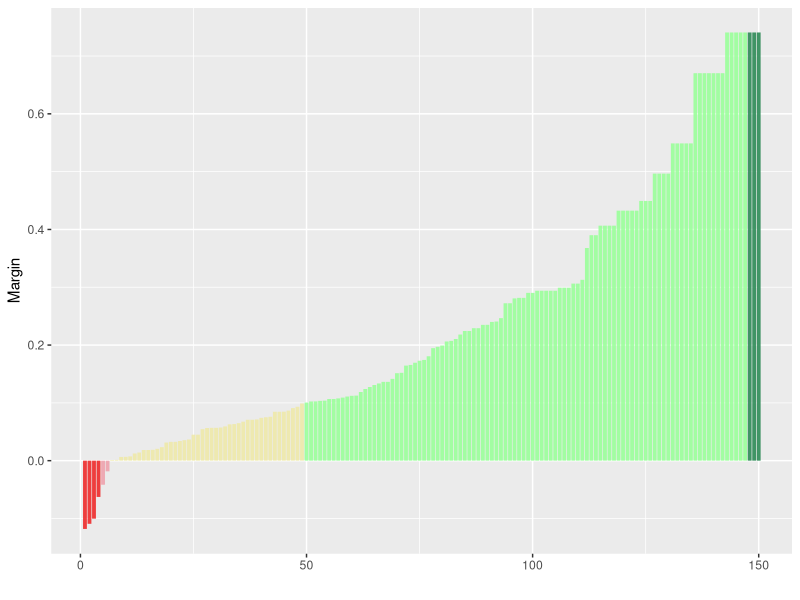
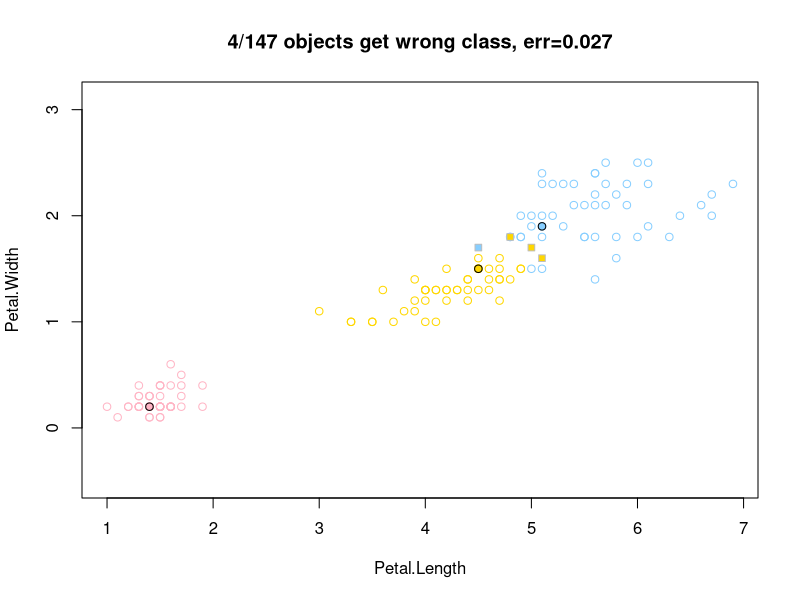
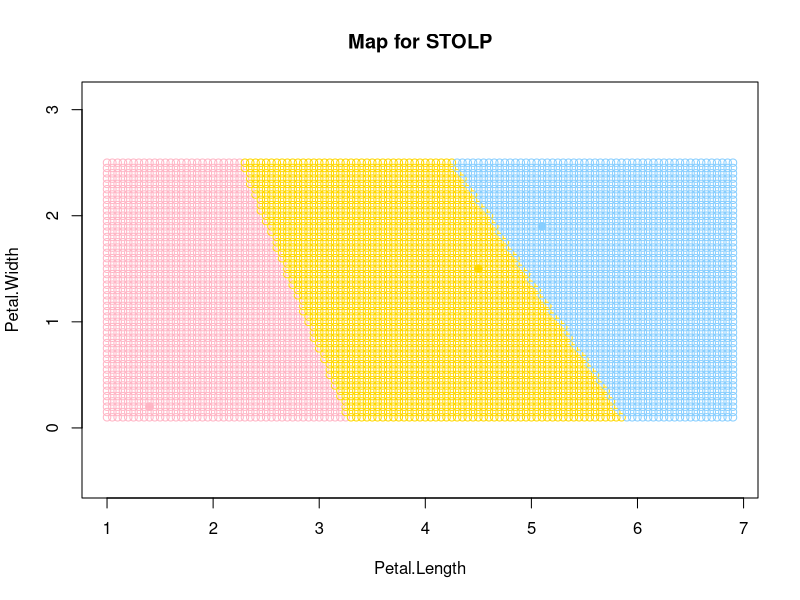

Generate these figures, in order, with R:
library(ggplot2)
colors <- c("setosa"="pink1","versicolor"="gold","virginica"="skyblue1")
parOne <- 3   #чтобы можно было легко поменять параметры
parTwo <- 4
titles <- dimnames(iris)[2]
xname <- titles[[1]][parOne]   #названия для подписей на карте
yname <- titles[[1]][parTwo]
distMap <<- numeric()


eucDist <- function(u,v) {  #функция расстояния между парой точек
  return (sqrt(sum((u-v)^2)))
}


#ядра нужны для kNNMod, так как в оригинальном алгоритме выбирается класс с минимальным расстоянием,
#а для алгоритма STOLP необъодимо, чтобы у лучшего класса значение было максимальным


exponentialKernel <- function(dist,h=10) {
  return (exp(-dist*h))
}


GaussianKernel <- function(dist,h=10) {
  return (exp(-0.5*(dist*h)^2)*sqrt(h/pi*0.5))
}


NN <- function(xl,items,zIndex,par=FALSE) {   #метод ближайшего соседа
  res <- c("setosa"=0,"versicolor"=0,"virginica"=0)
  if (par==FALSE) {    #при обучении расстояния уже просчитаны
    n <- dim(xl)[2]
    obj <- items[which.min(distMap[zIndex,items])]   #выбираем самый близкий объект
    res[xl[obj,n]] <- 1   #и устанавливаем ему 1
    return (res)
  } else {
    l <- length(items)
    n <- dim(xl)[2]-1
    dist <- array(0.0,l)   #массив расстояний до всех допустимых объектов
    for (i in 1:l) {
      dist[i] <- eucDist(xl[items[i],1:n],zIndex)   #считаем расстояние от объекта до z
    }
    obj <- items[which.min(dist)]  #выбираем самый близкий объект
    res[xl[obj,n+1]] <- 1   #и устанавливаем ему 1
    return (names(res)[which.max(res)])
  }
}


kNNMod <- function(xl,items,zIndex,par=FALSE,kOpt=10,ker=exponentialKernel) {   #модифицированный алгоритм kNN, берёт по k ближайших соседей из каждого класса
  res <- c("setosa"=0.0,"versicolor"=0.0,"virginica"=0.0)
  clCount <- length(res)    #число классов
  if (par==FALSE) {    #при обучении расстояния уже просчитаны
    n <- dim(xl)[2]
    for (i in 1:clCount) {
      class <- names(res)[i]   #узнаём текущий класс
      subClass <- items[which(xl[items,n]==class,arr.ind=TRUE)]   #выбираем номера всех имеющихся элементов текущего класса
      k <- min(length(subClass),kOpt)   #объектов может быть меньше чем k
      subClass <- subClass[order(distMap[zIndex,subClass])]   #сортируем объекты по расстоянию до z
      res[class] <- ker(mean(distMap[zIndex,subClass[1:k]]))   #берём ядровую функцию от среднего расстояния до объектов
    }
    return (res)
  } else {
    l <- length(items)
    n <- dim(xl)[2]-1
    for (i in 1:clCount) {
      class <- names(res)[i]   #узнаём текущий класс
      subClass <- items[which(xl[items,n+1]==class,arr.ind=TRUE)]   #выбираем номера всех имеющихся элементов текущего класса
      k <- min(length(subClass),kOpt)   #объектов может быть меньше чем k
      dist <- array(0.0,l)
      for (i in 1:l) {
        dist[i] <- eucDist(xl[subClass,1:n],zIndex)    #считаем расстояние от каждого из объектов до z
      }
      subClass <- subClass[order(dist)]   #сортируем объекты по расстоянию до z
      res[class] <- ker(mean(dist[1:k]))   #берём ядровую функцию от среднего расстояния до объектов
    }
    return (names(res)[which.max(res)])
  }
}


addMax <- function(xl,range,margin,name) {
  class <- range[which(xl[range]==name,arr.ind=TRUE)]   #выбираем все доступные элементы указанного класса
  m <- which.max(margin[class])    #находим объект, максимальный по отступу
  return (class[m])
}


STOLP <- function(xl,algo,l0,delta) {
  l <- dim(xl)[1]
  n <- dim(xl)[2]
  items <- c(1:l)   #список всех предметов выборки
  classes <- names(colors)   #названия всех классов
  clCount <- length(classes)   #количество классов
  margin <- array(0.0,l)    #массив для отступов
  for (i in 1:l) {
    res <- algo(xl,items,i)   #получаем массив параметров
    class <- which(classes==xl[i,n],arr.ind=TRUE)   #выбираем класс самого объекта
    margin[i] <- res[class]-max(res[-class])   #отступ: свой класс - лучший чужой
  }
  data <- data.frame(x=1:l,y=margin[order(margin)])   #отсортированный массив отступов
  items <- which(margin>=delta,arr.ind=TRUE)    #остальные объекты
  omega <- numeric()
  for (i in 1:clCount) {
    omega <- c(omega,addMax(xl[ ,n],items,margin,classes[i]))   #выбираем по одному самому мощному элементу из каждого класса
  }
  for (i in 1:length(omega)) {
    items <- items[which(items!=omega[i],arr.ind=TRUE)]   #убираем из нераспознанных элементов эталоны
  }
  while (length(items)>0) {
     E <- numeric()
     for (i in items) {
       res <- algo(xl,items,i)
       class <- which(classes==xl[i,n],arr.ind=TRUE)
       margin[i] <- res[class]-max(res[-class])
       if (margin[i]<0) {
         E <- c(E,i)   #если отступ отрицательный, то объект - претендент на то, чтобы стать эталоном
       }
     }
     if (length(E)<l0) break   #если объектов меньше l0, то конец алгоритма
     obj <- which.min(margin[E])   #выбираем объект с минимальным отступом
     omega <- c(omega,E[obj])    #и добавляем в список эталонов
     items <- items[which(items!=E[obj],arr.ind=TRUE)]   #после чего убираем его из списка проверяемых объектов
  }
  items <- c(1:l)
  items <- items[-omega]   #число ошибок будем считать по выборке без объектов
  error <- numeric()
  for (i in items) {
    res <- algo(xl,omega,i)    
    class <- classes[which.max(res)]
    if (class!=xl[i,n]) {
      error <- c(error,i)   #если неправильно классифицорвали, то добавляем в список ошибок
    }
  }
  data$col <- ifelse(
    data$x<=length(error),"firebrick2",
    ifelse(
      data$y<delta,"lightpink2",
      ifelse(
        data$y<0.1,"palegoldenrod",
        ifelse(
          data$x>l-length(omega),"seagreen4",
          "palegreen1"
        )
      )
    )
  )
  toDraw <- ggplot(data,aes(x=x, y=y)) +
    geom_segment(aes(x=x,y=0,xend=x,yend=y,colour=col),size=1.3,alpha=0.9) +
    scale_colour_identity() +
    theme(legend.position="none",panel.border=element_blank()) +
    xlab("") +
    ylab("Margin")
  print(toDraw)
  return (omega)   #возвращаем список эталонов
}


main <- function(algo,runMap=FALSE) {
  ptm <- proc.time()
  classes <- names(colors)
  xl <- iris[ ,c(parOne,parTwo,5)]   #построение выборки
  l <- dim(xl)[1]
  n <- dim(xl)[2]-1
  xMin <- xl[which.min(xl[ ,1]),1]   #нахождение минимального и максимального иксов
  xMax <- xl[which.max(xl[ ,1]),1]
  X <- seq(from=xMin,to=xMax,by=0.05)   #список всех иксов на карте
  xLen <- length(X)
  yMin <- xl[which.min(xl[ ,2]),2]   #нахождение минимального и максимального игриков
  yMax <- xl[which.max(xl[ ,2]),2]
  Y <- seq(from=yMin,to=yMax,by=0.05)   #список всех игриков на карте
  yLen <-length(Y)
  distMap <<- matrix(0.0,l,l)   #расстояния между всеми парами объектов в исходной выборке
  for (i in 1:l) {
    for (j in i:l) {
      distMap[i,j] <<- eucDist(xl[i,1:n],xl[j,1:n])
      distMap[j,i] <<- distMap[i,j]
    }
    distMap[i,i] <<- 1e9   #расстояние до самого себя должно быть очень большим, чтобы сам объект не был первым соседом
  }
  omega <- STOLP(xl,algo,1,0)   #запускаем STOLP
  print(omega)
  error <- numeric()
  items <- c(1:l)
  items <- items[-omega]   #число ошибок будем считать по выборке без объектов
  for (i in items) {
    res <- algo(xl,omega,i)    
    class <- classes[which.max(res)]
    if (class!=xl[i,n+1]) {
      error <- c(error,i)   #если неправильно классифицорвали, то добавляем в список ошибок
    }
  }
  goodItems <- items
  for (i in 1:length(error)) {
    goodItems <- goodItems[which(goodItems!=error[i],arr.ind=TRUE)]   #хорошие объекты - не плохие!
  }
  message <- paste0(length(error),"/",length(items)," objects get wrong class, err=",round(length(error)/length(items),3))
  plot(c(xMin,xMax),c(yMin,yMax),pch=1,bg="white",col="white",asp=1,main=message,xlab=xname,ylab=yname)
  points(iris[goodItems,c(parOne,parTwo)],pch=1,col=colors[iris[goodItems,5]],asp=1)
  points(iris[error,c(parOne,parTwo)],pch=22,bg=colors[iris[error,5]],col="gray",asp=1)
  points(iris[omega,c(parOne,parTwo)],pch=21,bg=colors[iris[omega,5]],col="black",asp=1)
  print("STOLP select")
  btm <- proc.time()
  print(btm-ptm)
  if (runMap==TRUE) {
    ptm <- proc.time()
    flowers <- matrix(NA,xLen,yLen)
    positions <- matrix(NA,xLen*yLen,2)
    cnt <- 1
    for (i in 1:yLen) {
      print(Y[i])
      for (j in 1:xLen) {
        z <- c(X[j],Y[i])
        positions[cnt, ] <- z   #запоминаем координаты объекта
        flowers[j,i] <- algo(xl,omega,z,TRUE)   #находим предположительный класс методом kNN
        cnt <- cnt+1
      }
    }
    plot(positions,pch=1,bg="white",col=colors[flowers],asp=1,main="Map for STOLP",xlab=xname,ylab=yname)
    points(iris[omega,c(parOne,parTwo)],pch=21,bg=colors[iris[omega,5]],col=colors[iris[omega,5]],asp=1)
    print("MAP build")
    btm <- proc.time()
    print(btm-ptm)
  }
}
main(kNNMod,TRUE)
